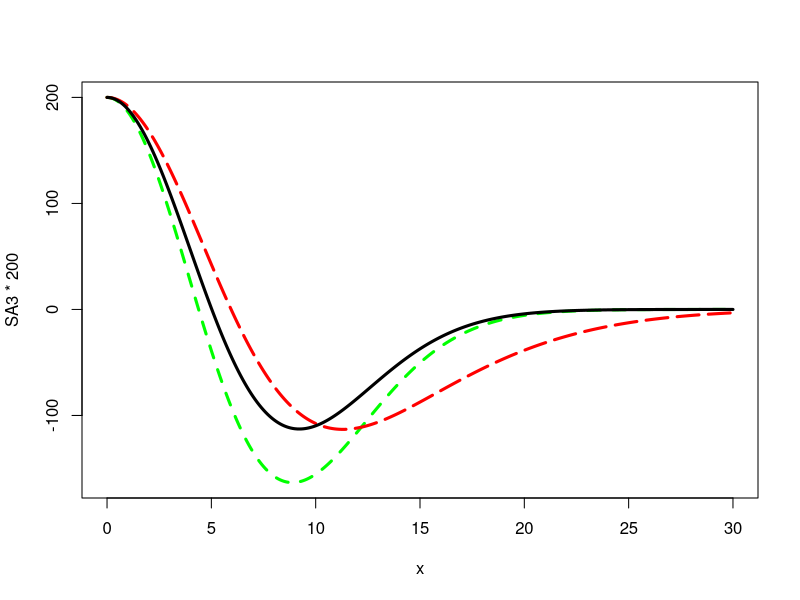

The R source for this figure:
setwd("D:\\Documents\\Figures\\Methodo")

DOG <- function(x,y, sx, sy, K, inh){ ## similar than connectionmap4() in outil.calcul.py
    A1 <- 1.0 + inh
    A2 <- inh
    M1 <- A1*exp(-(  ((x)**2)/(2*sx**2) + ((y)**2)/(2*sy**2) ) )
    M2 <- -A2*exp(-(  ((x)**2)/(2*(K*sx)**2) + ((y)**2)/(2*(K*sy)**2) ) )
    return(M1+M2)
}

## chapeau used for auto-inhibition:
x <- seq(0,30,0.1)
SA1 <- DOG(x,0,5.0,5.0,1.2,6.0)
SA2 <- DOG(x,0,5.0,5.0,2.0,1.42868)
SA3 <- DOG(x,0,5.0,5.0,1.2,8.0)
pdf("pepin.pdf")
plot(x, SA3*200, col="green", type='l', lwd=3, lty=2)
points(x, SA2*200, col="red", type='l', lwd=3, lty=5)
points(x, SA1*200, type='l', col="black", lwd=3)
dev.off()